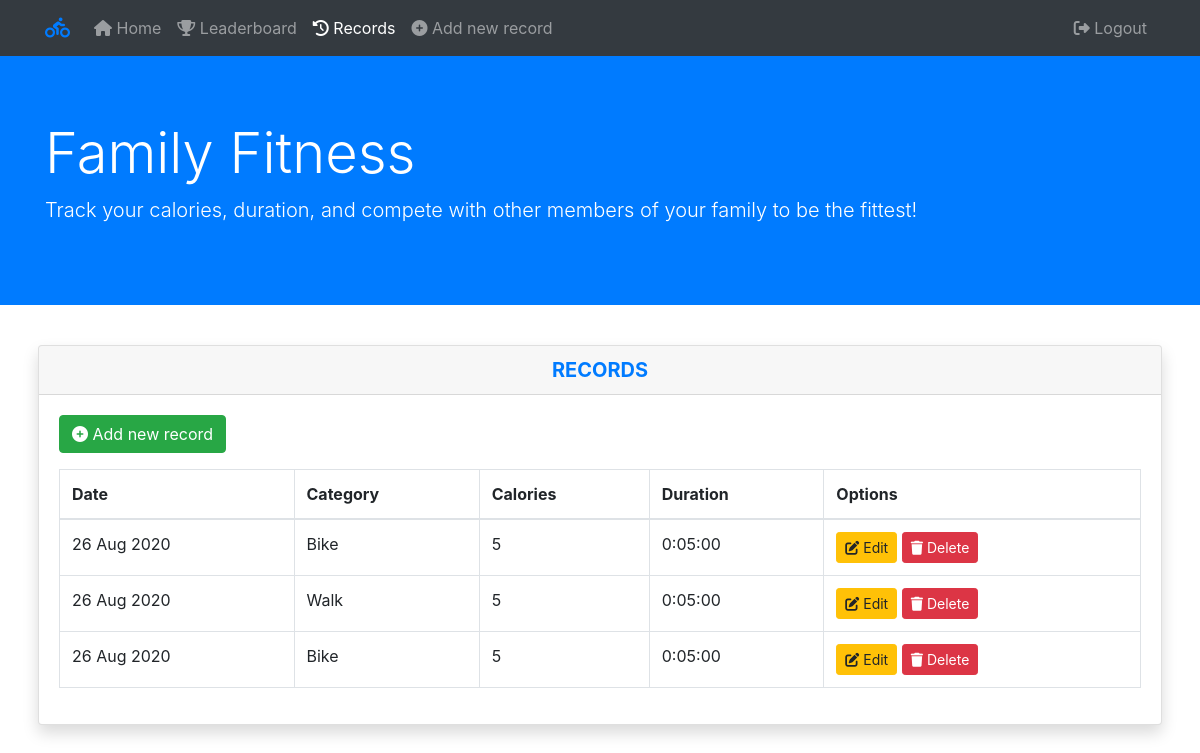
Page /records/ (signed in) on the earlier database version.
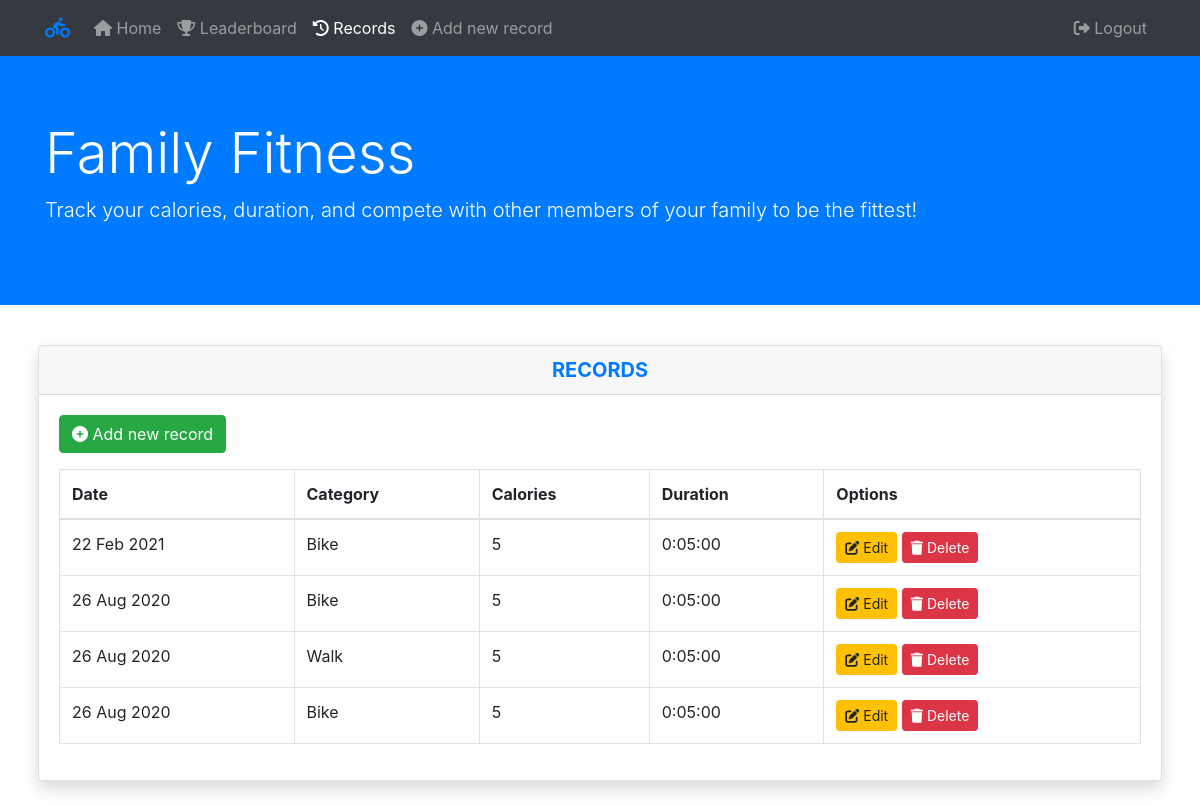
Same page on the later database version.
### main/models.py (models this page shows, shortened)
class FitnessRecord(models.Model):
    user = models.ForeignKey(User, on_delete=models.CASCADE)
    created = models.DateTimeField(default=timezone.now)
    class CategoryChoices(models.TextChoices):
        BIKE = 'Bike'
        WALK = 'Walk'
        RUN = 'Run'
        SPORTS = 'Sports'
    category = models.CharField(max_length=10, choices=CategoryChoices.choices, default=CategoryChoices.BIKE)
    calories = models.IntegerField(default=5)
    duration = models.DurationField(default='00:05:00', help_text='HH:MM:ss format')

### main/views.py (the view)
# urls.py: path('records/', views.records, name='records'),
@login_required
def records(request):
    user = request.user
    records = FitnessRecord.objects.filter(user=user).order_by('-created')
    context = {
        'records': records
    }
    return render(request, 'main/records.html', context)

### main/templates/main/records.html
{% extends 'main/base.html' %}
{% block content %}
<div class="row">
    <div class="col-md-12">
        <div class="card card-primary shadow">
            <div class="text-center">
                <h5 class="card-header text-primary text-uppercase font-weight-bold">Records</h5>
            </div>
            <div class="card-body">
                {% if records|length == 0 %}
                    <p>No records at the moment...</p>
                    <a class="btn btn-success" href="{% url 'create' %}"><i class="fas fa-plus-circle"></i> Add new record</a>
                {% else %}
                    <a class="btn btn-success mb-3" href="{% url 'create' %}"><i class="fas fa-plus-circle"></i> Add new record</a>
                    <table class="table table-bordered">
                        <thead>
                            <th scope="col">Date</th>
                            <th scope="col">Category</th>
                            <th scope="col">Calories</th>
                            <th scope="col">Duration</th>
                            <th scope="col">Options</th>
                        </thead>
                        <tbody>
                        {% for record in records %}
                            <tr>
                                <td>{{ record.created|date:"j M Y" }}</td>
                                <td>{{ record.category }}</td>
                                <td>{{ record.calories }}</td>
                                <td>{{ record.duration }}</td>
                                <td>
                                    <a href="{% url 'edit' pk=record.id %}" class="btn btn-warning btn-sm"><i class="fas fa-edit"></i> Edit</a>
                                    <a href="{% url 'delete' pk=record.id %}" class="btn btn-danger btn-sm"><i class="fas fa-trash"></i> Delete</a>
                                </td>
                            </tr>
                        {% endfor %}
                        </tbody>
                    </table>
                {% endif %}
            </div>
        </div>
    </div>
</div>
{% endblock %}

### main/templates/main/base.html (shortened to what this page needs)
<!DOCTYPE html>
<html lang="en">
  <head>
    <link
      rel="stylesheet"
      href="https://stackpath.bootstrapcdn.com/bootstrap/4.5.2/css/bootstrap.min.css"
    />
  </head>
  <body>
    <header>
      <nav class="navbar navbar-dark bg-dark navbar-expand-md">
        <div class="container">
          <a class="navbar-brand text-primary" href="{% url 'home' %}"><i class="fas fa-biking"></i></a>
          <div class="collapse navbar-collapse" id="navbarNavAltMarkup">
            <div class="navbar-nav">
              <a
                class="nav-item nav-link {% if request.resolver_match.url_name == 'home' %}active{% endif %}"
                href="{% url 'home' %}"
                ><i class="fas fa-home"></i> Home</a
              >
              <a
                class="nav-item nav-link {% if request.resolver_match.url_name == 'leaderboard' %}active{% endif %}"
                href="{% url 'leaderboard' %}"
                ><i class="fas fa-trophy"></i> Leaderboard</a
              >
              <a
                class="nav-item nav-link {% if request.resolver_match.url_name == 'records' %}active{% endif %}"
                href="{% url 'records' %}"
                ><i class="fas fa-history"></i> Records</a
              >
              <a
                class="nav-item nav-link {% if request.resolver_match.url_name == 'create' %}active{% endif %}"
                href="{% url 'create' %}"
                ><i class="fas fa-plus-circle"></i> Add new record</a
              >
            </div>
          </div>
          <div class="navbar-nav navbar-no-expand navbar-right ml-auto">
            {% if user.is_authenticated %}
            <a class="nav-item nav-link" href="{% url 'logout' %}"><i class="fas fa-sign-out-alt"></i> Logout</a>
            {% else %}
            <a class="nav-item nav-link" href="{% url 'login' %}"><i class="fas fa-sign-in-alt"></i> Login</a>
            <a class="nav-item nav-link" href="{% url 'register' %}"><i class="fas fa-user-plus"></i> Register</a>
            {% endif %}
          </div>
        </div>
      </nav>
    </header>
    <div class="main">
      <div class="jumbotron jumbotron-fluid bg-primary text-white">
        <div class="container">
          <h1 class="display-4">Family Fitness</h1>
          <p class="lead">
            Track your calories, duration, and compete with other members of your family to be the fittest!
          </p>
        </div>
      </div>
      <div class="container p-2 mb-3">{% block content %} {% endblock %}</div>
    </div>
  </body>
</html>

Differences in the rows shown:
added FitnessRecord: created "22 Feb 2021", category "Bike", calories "5", duration "0:05:00"
